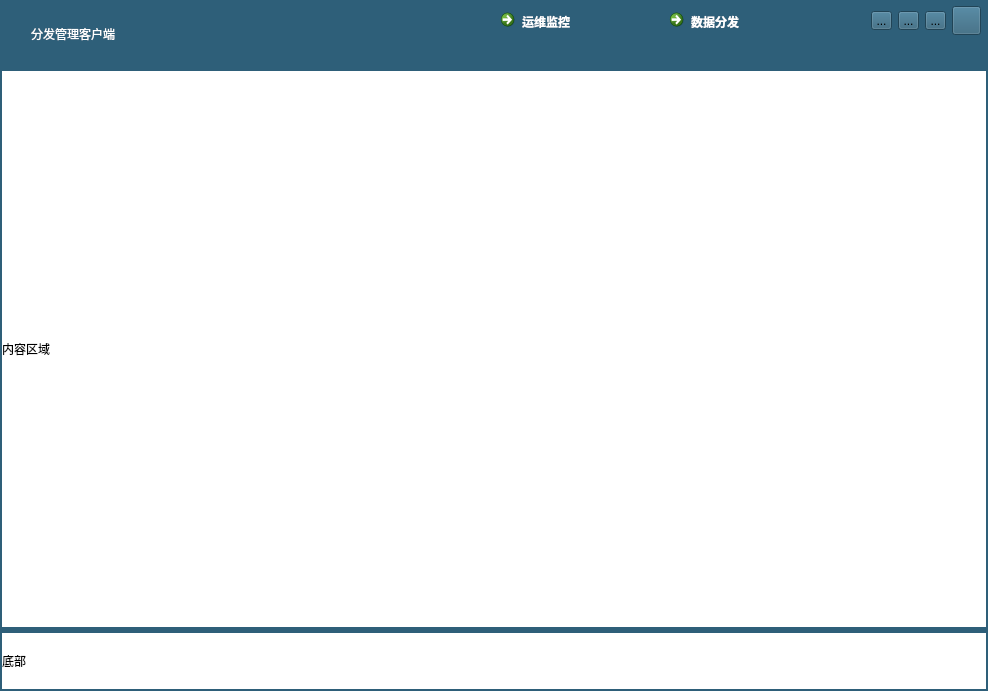
<?xml version="1.0" encoding="UTF-8"?>
<ui version="4.0">
 <class>RemoteUIWindow</class>
 <widget class="QWidget" name="RemoteUIWindow">
  <property name="geometry">
   <rect>
    <x>0</x>
    <y>0</y>
    <width>988</width>
    <height>691</height>
   </rect>
  </property>
  <property name="windowTitle">
   <string>Form</string>
  </property>
  <property name="styleSheet">
   <string notr="true">background-color: rgb(46, 95, 121);</string>
  </property>
  <layout class="QVBoxLayout" name="verticalLayout" stretch="4,1,20,1,2">
   <property name="spacing">
    <number>1</number>
   </property>
   <property name="sizeConstraint">
    <enum>QLayout::SetNoConstraint</enum>
   </property>
   <property name="leftMargin">
    <number>2</number>
   </property>
   <property name="topMargin">
    <number>2</number>
   </property>
   <property name="rightMargin">
    <number>2</number>
   </property>
   <property name="bottomMargin">
    <number>2</number>
   </property>
   <item>
    <layout class="QHBoxLayout" name="headerLayout">
     <property name="sizeConstraint">
      <enum>QLayout::SetFixedSize</enum>
     </property>
     <item>
      <layout class="QHBoxLayout" name="horizontalLayout_5" stretch="1,0,0,0,1">
       <item>
        <layout class="QHBoxLayout" name="horizontalLayout_6" stretch="1,1,40">
         <property name="spacing">
          <number>0</number>
         </property>
         <property name="leftMargin">
          <number>21</number>
         </property>
         <item>
          <widget class="QLabel" name="l_logo">
           <property name="text">
            <string/>
           </property>
           <property name="pixmap">
            <pixmap resource="common/core.qrc">:/core/imgs/imgs/logo_64</pixmap>
           </property>
          </widget>
         </item>
         <item>
          <widget class="QLabel" name="l_title">
           <property name="styleSheet">
            <string notr="true">font: 32px &quot;Adobe 黑体 Std R&quot;;
color: rgb(255, 255, 255);</string>
           </property>
           <property name="text">
            <string>分发管理客户端</string>
           </property>
          </widget>
         </item>
         <item>
          <spacer name="horizontalSpacer">
           <property name="orientation">
            <enum>Qt::Horizontal</enum>
           </property>
           <property name="sizeHint" stdset="0">
            <size>
             <width>40</width>
             <height>20</height>
            </size>
           </property>
          </spacer>
         </item>
        </layout>
       </item>
       <item>
        <spacer name="horizontalSpacer_2">
         <property name="orientation">
          <enum>Qt::Horizontal</enum>
         </property>
         <property name="sizeHint" stdset="0">
          <size>
           <width>40</width>
           <height>20</height>
          </size>
         </property>
        </spacer>
       </item>
       <item>
        <layout class="QHBoxLayout" name="horizontalLayout_8">
         <item>
          <widget class="QCommandLinkButton" name="commandLinkButton_2">
           <property name="layoutDirection">
            <enum>Qt::LeftToRight</enum>
           </property>
           <property name="autoFillBackground">
            <bool>false</bool>
           </property>
           <property name="styleSheet">
            <string notr="true">font: 20pt &quot;黑体&quot;;
border-color: rgb(255, 255, 255);
color: rgb(255, 255, 255);</string>
           </property>
           <property name="text">
            <string>运维监控</string>
           </property>
           <property name="iconSize">
            <size>
             <width>50</width>
             <height>50</height>
            </size>
           </property>
          </widget>
         </item>
         <item>
          <widget class="QCommandLinkButton" name="commandLinkButton">
           <property name="styleSheet">
            <string notr="true">font: 20pt &quot;黑体&quot;;
border-color: rgb(255, 255, 255);
color: rgb(255, 255, 255);</string>
           </property>
           <property name="text">
            <string>数据分发</string>
           </property>
          </widget>
         </item>
        </layout>
       </item>
       <item>
        <spacer name="horizontalSpacer_3">
         <property name="orientation">
          <enum>Qt::Horizontal</enum>
         </property>
         <property name="sizeHint" stdset="0">
          <size>
           <width>40</width>
           <height>20</height>
          </size>
         </property>
        </spacer>
       </item>
       <item>
        <layout class="QHBoxLayout" name="horizontalLayout_7">
         <item>
          <layout class="QVBoxLayout" name="verticalLayout_4">
           <item>
            <layout class="QHBoxLayout" name="horizontalLayout_11">
             <property name="topMargin">
              <number>4</number>
             </property>
             <property name="rightMargin">
              <number>0</number>
             </property>
             <item>
              <widget class="QToolButton" name="btn_win_set">
               <property name="styleSheet">
                <string notr="true">margin-right:5px;</string>
               </property>
               <property name="text">
                <string>...</string>
               </property>
               <property name="icon">
                <iconset resource="common/core.qrc">
                 <normaloff>:/core/imgs/imgs/window_set</normaloff>:/core/imgs/imgs/window_set</iconset>
               </property>
               <property name="iconSize">
                <size>
                 <width>24</width>
                 <height>24</height>
                </size>
               </property>
              </widget>
             </item>
             <item>
              <widget class="QToolButton" name="btn_win_min">
               <property name="styleSheet">
                <string notr="true">margin-right:5px;</string>
               </property>
               <property name="text">
                <string>...</string>
               </property>
               <property name="icon">
                <iconset resource="common/core.qrc">
                 <normaloff>:/core/imgs/imgs/window_min</normaloff>:/core/imgs/imgs/window_min</iconset>
               </property>
               <property name="iconSize">
                <size>
                 <width>24</width>
                 <height>24</height>
                </size>
               </property>
              </widget>
             </item>
             <item>
              <widget class="QToolButton" name="btn_win_max">
               <property name="styleSheet">
                <string notr="true">margin-right:5px;</string>
               </property>
               <property name="text">
                <string>...</string>
               </property>
               <property name="icon">
                <iconset resource="common/core.qrc">
                 <normaloff>:/core/imgs/imgs/window_max</normaloff>:/core/imgs/imgs/window_max</iconset>
               </property>
               <property name="iconSize">
                <size>
                 <width>24</width>
                 <height>24</height>
                </size>
               </property>
              </widget>
             </item>
             <item>
              <widget class="QToolButton" name="btn_win_close">
               <property name="styleSheet">
                <string notr="true">margin-right:5px;</string>
               </property>
               <property name="text">
                <string/>
               </property>
               <property name="icon">
                <iconset resource="common/core.qrc">
                 <normaloff>:/core/imgs/imgs/window_close</normaloff>:/core/imgs/imgs/window_close</iconset>
               </property>
               <property name="iconSize">
                <size>
                 <width>24</width>
                 <height>24</height>
                </size>
               </property>
              </widget>
             </item>
            </layout>
           </item>
           <item>
            <spacer name="verticalSpacer_3">
             <property name="orientation">
              <enum>Qt::Vertical</enum>
             </property>
             <property name="sizeType">
              <enum>QSizePolicy::Fixed</enum>
             </property>
             <property name="sizeHint" stdset="0">
              <size>
               <width>20</width>
               <height>30</height>
              </size>
             </property>
            </spacer>
           </item>
          </layout>
         </item>
        </layout>
       </item>
      </layout>
     </item>
    </layout>
   </item>
   <item>
    <spacer name="verticalSpacer">
     <property name="orientation">
      <enum>Qt::Vertical</enum>
     </property>
     <property name="sizeType">
      <enum>QSizePolicy::Fixed</enum>
     </property>
     <property name="sizeHint" stdset="0">
      <size>
       <width>20</width>
       <height>5</height>
      </size>
     </property>
    </spacer>
   </item>
   <item>
    <layout class="QHBoxLayout" name="horizontalLayout_3">
     <item>
      <widget class="QLabel" name="label">
       <property name="styleSheet">
        <string notr="true">background-color: rgb(255, 255, 255);</string>
       </property>
       <property name="text">
        <string>内容区域</string>
       </property>
      </widget>
     </item>
    </layout>
   </item>
   <item>
    <spacer name="verticalSpacer_2">
     <property name="orientation">
      <enum>Qt::Vertical</enum>
     </property>
     <property name="sizeType">
      <enum>QSizePolicy::Fixed</enum>
     </property>
     <property name="sizeHint" stdset="0">
      <size>
       <width>20</width>
       <height>5</height>
      </size>
     </property>
    </spacer>
   </item>
   <item>
    <layout class="QHBoxLayout" name="horizontalLayout_2">
     <item>
      <widget class="QLabel" name="label_3">
       <property name="styleSheet">
        <string notr="true">background-color: rgb(255, 255, 255);</string>
       </property>
       <property name="text">
        <string>底部</string>
       </property>
      </widget>
     </item>
    </layout>
   </item>
  </layout>
 </widget>
 <resources>
  <include location="common/core.qrc"/>
 </resources>
 <connections/>
</ui>
